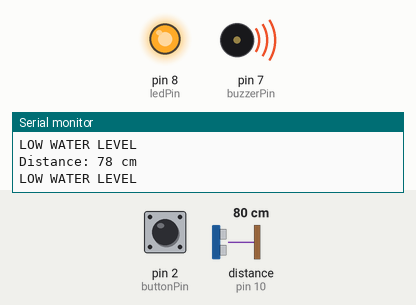
This sketch was run on a simulated Arduino Uno, built with avr-gcc and run on an emulated ATmega328P. Parts: output pins drawn as LEDs (lit = HIGH), buzzer (waves = sounding, pin HIGH), the last lines printed to the serial monitor. Wiring (inferred from the names in the program): ultrasonic range finder: trigger pin 9; echo pin 10. The test bench sets the inputs (shaded band); at power-on: distance to the obstacle (sensor on pin 10) 80 cm, pin 2 (buttonPin) HIGH. The echo pulse lasts 58.3 µs per cm; pins used as bus, display or sensor lines are not drawn.

Above: at 1.3 s.
1.4 s: distance to the obstacle (sensor on pin 10) set to 19 cm
2.9 s: distance to the obstacle (sensor on pin 10) set to 14 cm
At 4.0 s:
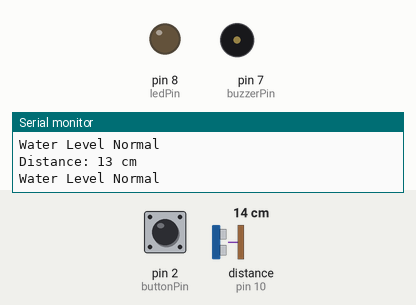
4.5 s: distance to the obstacle (sensor on pin 10) set to 18 cm
At 5.4 s:
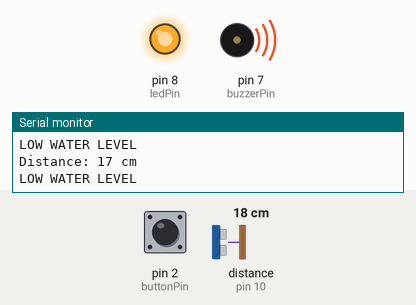
6.0 s: distance to the obstacle (sensor on pin 10) set to 2 cm
At 6.6 s:
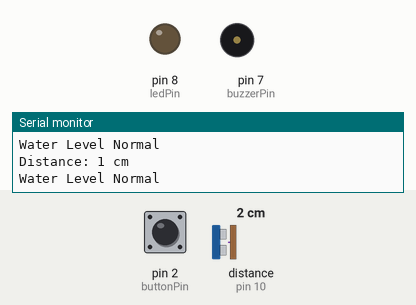
Timing chart, 0 to 8.5 s (numbered marks = the images above; inputs shaded):
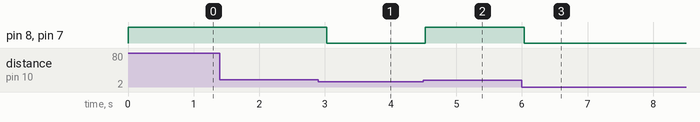

The sketch:

10-Smart_Water_Tank_Monitoring_System.ino
```cpp
/*
10 - Smart Water Tank Monitoring System
Sensors: HC-SR04 Ultrasonic Sensor + Pushbutton (manual test/override)
Actuators: LED + Buzzer
*/

const int trigPin = 9;
const int echoPin = 10;
const int buttonPin = 2;
const int ledPin = 8;
const int buzzerPin = 7;

long duration;
int distance;

void setup()
{
  pinMode(trigPin, OUTPUT);
  pinMode(echoPin, INPUT);
  pinMode(buttonPin, INPUT_PULLUP);
  pinMode(ledPin, OUTPUT);
  pinMode(buzzerPin, OUTPUT);
  Serial.begin(9600);
}

void loop()
{
  // Measure Distance (tank water level, measured from top)
  digitalWrite(trigPin, LOW);
  delayMicroseconds(2);
  digitalWrite(trigPin, HIGH);
  delayMicroseconds(10);
  digitalWrite(trigPin, LOW);

  duration = pulseIn(echoPin, HIGH);
  distance = duration * 0.034 / 2;

  int buttonState = digitalRead(buttonPin);

  Serial.print("Distance: ");
  Serial.print(distance);
  Serial.println(" cm");

  if (distance > 15 || buttonState == LOW)
  {
    digitalWrite(ledPin, HIGH);
    digitalWrite(buzzerPin, HIGH);
    Serial.println("LOW WATER LEVEL");
  }
  else
  {
    digitalWrite(ledPin, LOW);
    digitalWrite(buzzerPin, LOW);
    Serial.println("Water Level Normal");
  }

  delay(500);
}
```

Measured:
- the behaviour switches between 17 and 16 cm on distance to the obstacle (sensor on pin 10) (found by bisection; images 0 and 1)
- after the input at 2.9 s, pin 8 (ledPin), pin 7 (buzzerPin): HIGH → LOW after 0.12 s
- after the input at 4.5 s, pin 8 (ledPin), pin 7 (buzzerPin): LOW → HIGH at once
- after the input at 6.0 s, pin 8 (ledPin), pin 7 (buzzerPin): HIGH → LOW at once
